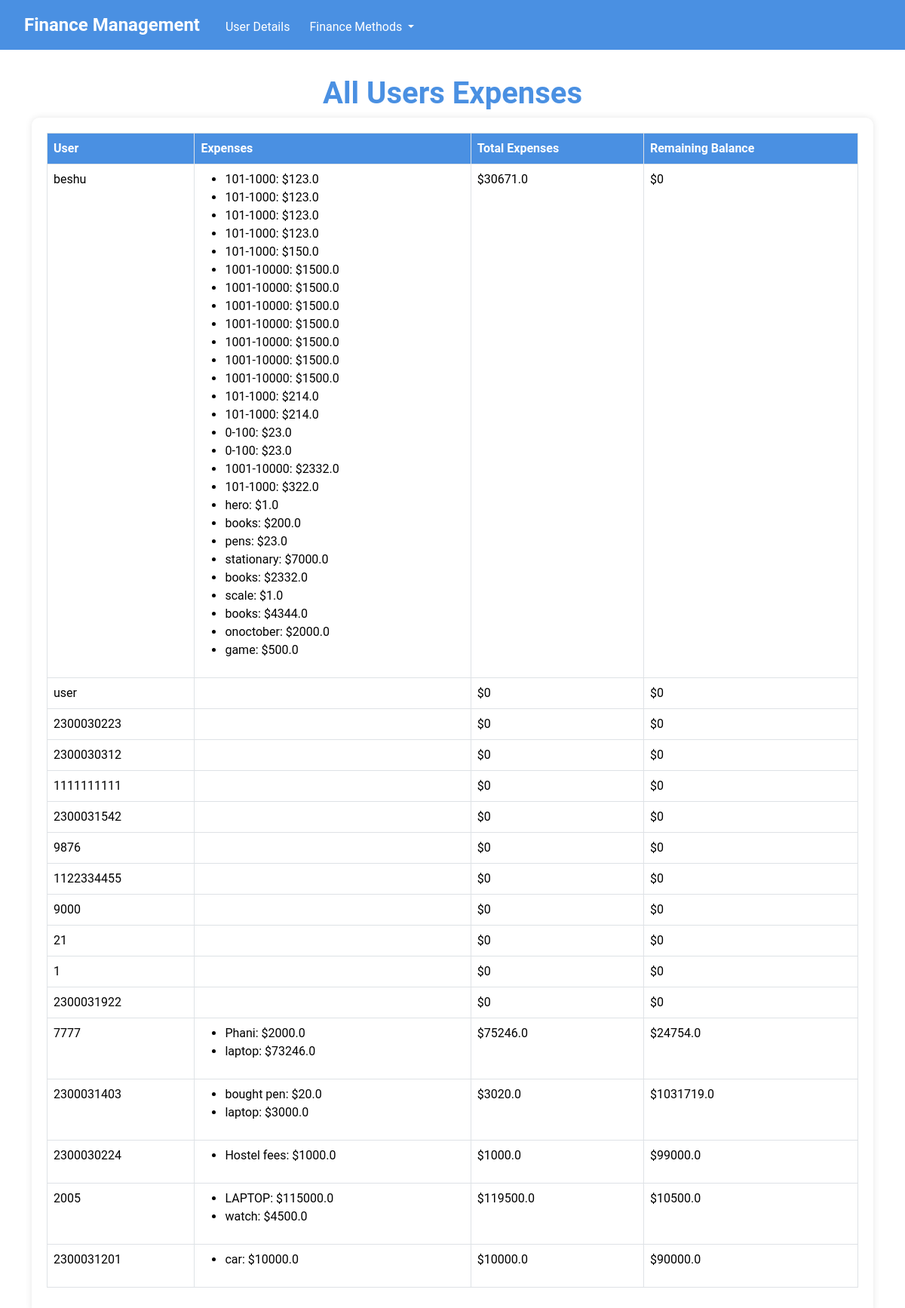
The app's page /all_users_expenses/ with its own data.
### UserApp/models.py (models this page shows)
class Expense(models.Model):
    user = models.ForeignKey(User, on_delete=models.CASCADE, default=1)
    name = models.CharField(max_length=100)
    amount = models.FloatField()
    date = models.DateField(default=timezone.now)

### adminapp/views.py (the view)
# urls.py: path('all_users_expenses/', views.all_users_expenses, name='all_users_expenses'),
def all_users_expenses(request):
    users_data = []
    users = User.objects.all()
    for user in users:
        expenses = Expense.objects.filter(user=user)
        total_expenses = sum(expense.amount for expense in expenses)
        try:
            user_balance = UserBalance.objects.get(user=user)
        except UserBalance.DoesNotExist:
            user_balance = None
        remaining_balance = user_balance.balance - total_expenses if user_balance else 0
        users_data.append({
            'user': user,
            'expenses': expenses,
            'total_expenses': total_expenses,
            'remaining_balance': remaining_balance
        })
    return render(request, 'adminapp/all_users_expenses.html', {'users_data': users_data})

### templates/adminapp/all_users_expenses.html (shortened to what this page needs)
<!DOCTYPE html>
<html lang="en">
<head>
    <link href="https://cdn.jsdelivr.net/npm/bootstrap@5.3.3/dist/css/bootstrap.min.css" rel="stylesheet">
</head>
<body>
    <nav class="navbar navbar-expand-lg navbar-custom">
        <div class="container-fluid">
            <a class="navbar-brand" href="{% url 'adminapp:homepagecall' %}">Finance Management</a>
            <div class="collapse navbar-collapse" id="navbarNavDropdown">
                <ul class="navbar-nav">
                    <li class="nav-item">
                        <a class="nav-link" href="{% url 'adminapp:all_users_expenses' %}" style="padding-top:14px; margin-left:10px;">User Details</a>
                    </li>
                    <li class="nav-item dropdown" style="padding-top:6px; margin-left:10px;">
                        <a class="nav-link dropdown-toggle" href="#" id="navbarDropdownMenuLink" role="button" data-bs-toggle="dropdown" aria-expanded="false">
                            Finance Methods
                        </a>
                    </li>
                </ul>
            </div>
        </div>
    </nav>
    <div class="container">
        <h1 class="text-center" style="color: #4a90e2; font-weight: bold;">All Users Expenses</h1>
        <div class="table-container">
            <table class="table table-bordered">
                <thead>
                    <tr>
                        <th>User</th>
                        <th>Expenses</th>
                        <th>Total Expenses</th>
                        <th>Remaining Balance</th>
                    </tr>
                </thead>
                <tbody>
                    {% for user_data in users_data %}
                    <tr>
                        <td>{{ user_data.user.username }}</td>
                        <td>
                            <ul>
                                {% for expense in user_data.expenses %}
                                <li>{{ expense.name }}: ${{ expense.amount }}</li>
                                {% endfor %}
                            </ul>
                        </td>
                        <td>${{ user_data.total_expenses }}</td>
                        <td>${{ user_data.remaining_balance }}</td>
                    </tr>
                    {% endfor %}
                </tbody>
            </table>
        </div>
    </div>
</body>
</html>

### templates/adminapp/all_users_expenses.html (style rules this page uses)
body { background: url('https://www.toptal.com/designers/subtlepatterns/patterns/memphis-mini.png') repeat; font-family: 'Roboto', sans-serif; margin-top: 70px; }
.navbar-custom { background-color: #4a90e2; padding: 10px 20px; position: fixed; top: 0; width: 100%; z-index: 1000; }
.navbar-custom .navbar-brand { font-size: 1.5rem; font-weight: bold; color: #fff; }
.navbar-custom .nav-link { color: #fff; font-size: 1rem; }
.container { margin-top: 100px; }
.table-container { background-color: #fff; border-radius: 10px; box-shadow: 0 0 10px rgba(0, 0, 0, 0.1); padding: 20px; }
.table thead th { background-color: #4a90e2; color: #fff; font-weight: bold; }

### records on screen
Expense: name "101-1000", amount "123.0"
Expense: name "101-1000", amount "123.0"
Expense: name "101-1000", amount "123.0"
Expense: name "101-1000", amount "123.0"
Expense: name "101-1000", amount "150.0"
Expense: name "1001-10000", amount "1500.0"
Expense: name "1001-10000", amount "1500.0"
Expense: name "1001-10000", amount "1500.0"
Expense: name "1001-10000", amount "1500.0"
Expense: name "1001-10000", amount "1500.0"
Expense: name "1001-10000", amount "1500.0"
Expense: name "1001-10000", amount "1500.0"
Expense: name "101-1000", amount "214.0"
Expense: name "101-1000", amount "214.0"
Expense: name "0-100", amount "23.0"
Expense: name "0-100", amount "23.0"
Expense: name "1001-10000", amount "2332.0"
Expense: name "101-1000", amount "322.0"
Expense: name "hero", amount "1.0"
Expense: name "books", amount "200.0"
Expense: name "pens", amount "23.0"
Expense: name "stationary", amount "7000.0"
Expense: name "books", amount "2332.0"
Expense: name "scale", amount "1.0"
Expense: name "books", amount "4344.0"
Expense: name "onoctober", amount "2000.0"
Expense: name "game", amount "500.0"
Expense: name "Phani", amount "2000.0"
Expense: name "laptop", amount "73246.0"
Expense: name "bought pen", amount "20.0"
Expense: name "laptop", amount "3000.0"
Expense: name "Hostel fees", amount "1000.0"
Expense: name "LAPTOP", amount "115000.0"
Expense: name "watch", amount "4500.0"
Expense: name "car", amount "10000.0"

### other values on screen
{{ user_data.user.username }} "beshu"
{{ user_data.total_expenses }} "30671.0"
{{ user_data.remaining_balance }} "0"
{{ user_data.user.username }} "user"
{{ user_data.total_expenses }} "0"
{{ user_data.user.username }} "2300030223"
{{ user_data.user.username }} "2300030312"
{{ user_data.user.username }} "1111111111"
{{ user_data.user.username }} "2300031542"
{{ user_data.user.username }} "9876"
{{ user_data.user.username }} "1122334455"
{{ user_data.user.username }} "9000"
{{ user_data.user.username }} "21"
{{ user_data.user.username }} "1"
{{ user_data.user.username }} "2300031922"
